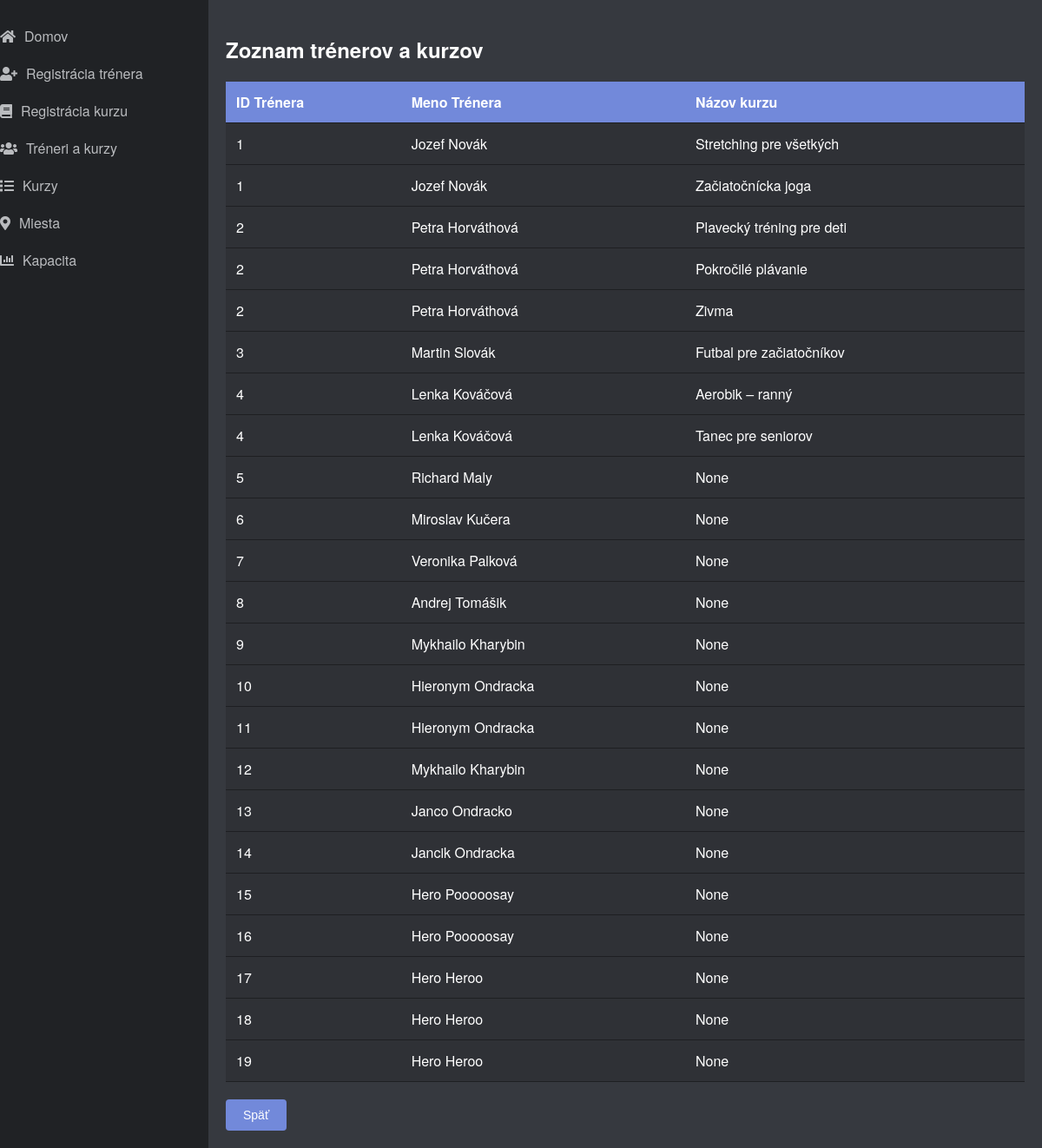
Page /treneri_a_kurz on the committed database.
### app.py (models this page shows, shortened)
class Kurz(db.Model):
    __tablename__ = "Kurzy"
    ID_Kurzu = db.Column(db.Integer, primary_key=True)
    Nazov_kurzu = db.Column(db.String, nullable=False)
    Typ_sportu = db.Column(db.String, nullable=False)
    Max_pocet_ucastnikov = db.Column(db.Integer, nullable=False)
    ID_trenera = db.Column(db.Integer, db.ForeignKey("Treneri.ID_Trenera"), nullable=False)

class Trener(db.Model):
    __tablename__ = "Treneri"
    ID_Trenera = db.Column(db.Integer, primary_key=True)
    Meno = db.Column(db.String, nullable=False)
    Priezvisko = db.Column(db.String, nullable=False)
    Specializacia = db.Column(db.String, nullable=False)
    Telefon = db.Column(db.String, nullable=False)
    Heslo = db.Column(db.String, nullable=False)

### app.py (the view)
@app.route('/treneri_a_kurz')
def zobraz_trenerov_kurz():
    try:
        result = db.session.execute(
            db.text("SELECT * FROM VSETCI_TRENERI_A_ICH_KURZY")
        ).fetchall()
        return render_template('treneri_a_kurz.html', kurzy=result)
    except Exception:
        return redirect(url_for('zobraz_error'))

### templates/treneri_a_kurz.html (shortened to what this page needs)
{% extends "base.html" %}  {% block content %}
<h2>Zoznam trénerov a kurzov</h2>
<table>
  <tr>
    <th>ID Trénera</th>
    <th>Meno Trénera</th>
    <th>Názov kurzu</th>
  </tr>
  {% for trener in kurzy %}
  <tr>
    <td>{{ trener[0] }}</td>
    <td>{{ trener[1] }}</td>
    <td>{{ trener[2] }}</td>
  </tr>
  {% endfor %}
</table>
<a href="{{ url_for('index') }}"><button>Späť</button></a>
{% endblock %}

### templates/base.html (style rules this page uses)
body { margin: 0; background-color: #2f3136; color: #ffffff; font-family: "Helvetica Neue", Arial, sans-serif; display: flex; min-height: 100vh; }
h1, h2 { color: #ffffff; font-weight: 600; }
a { color: #7289da; text-decoration: none; }
button, input[type="submit"] { background-color: #7289da; color: #ffffff; border: none; padding: 10px 20px; border-radius: 4px; font-size: 14px; cursor: pointer; transition: background-color 0.2s; }
table { width: 100%; border-collapse: collapse; margin: 20px 0; background-color: #2f3136; }
th, td { padding: 12px; text-align: left; border-bottom: 1px solid #1e1f22; }
th { background-color: #7289da; color: #ffffff; }

### rows in the picture
Kurz: ID_trenera "1", trener "Jozef Novák", Nazov_kurzu "Stretching pre všetkých"
Kurz: ID_trenera "1", trener "Jozef Novák", Nazov_kurzu "Začiatočnícka joga"
Kurz: ID_trenera "2", trener "Petra Horváthová", Nazov_kurzu "Plavecký tréning pre deti"
Kurz: ID_trenera "2", trener "Petra Horváthová", Nazov_kurzu "Pokročilé plávanie"
Kurz: ID_trenera "2", trener "Petra Horváthová", Nazov_kurzu "Zivma"
Kurz: ID_trenera "3", trener "Martin Slovák", Nazov_kurzu "Futbal pre začiatočníkov"
Kurz: ID_trenera "4", trener "Lenka Kováčová", Nazov_kurzu "Aerobik – ranný"
Kurz: ID_trenera "4", trener "Lenka Kováčová", Nazov_kurzu "Tanec pre seniorov"

### other values in the picture
{{ trener[0] }} "5" "6" "7" "8" "9" "10" "11" "12" "13" "14" "15" "16" "17" "18" "19"
{{ trener[1] }} "Richard Maly" "Miroslav Kučera" "Veronika Palková" "Andrej Tomášik" "Mykhailo Kharybin" "Hieronym Ondracka" "Hieronym Ondracka" "Mykhailo Kharybin" "Janco Ondracko" "Jancik Ondracka" "Hero Pooooosay" "Hero Pooooosay" "Hero Heroo" "Hero Heroo" "Hero Heroo"
{{ trener[2] }} "None" "None" "None" "None" "None" "None" "None" "None" "None" "None" "None" "None" "None" "None" "None"
